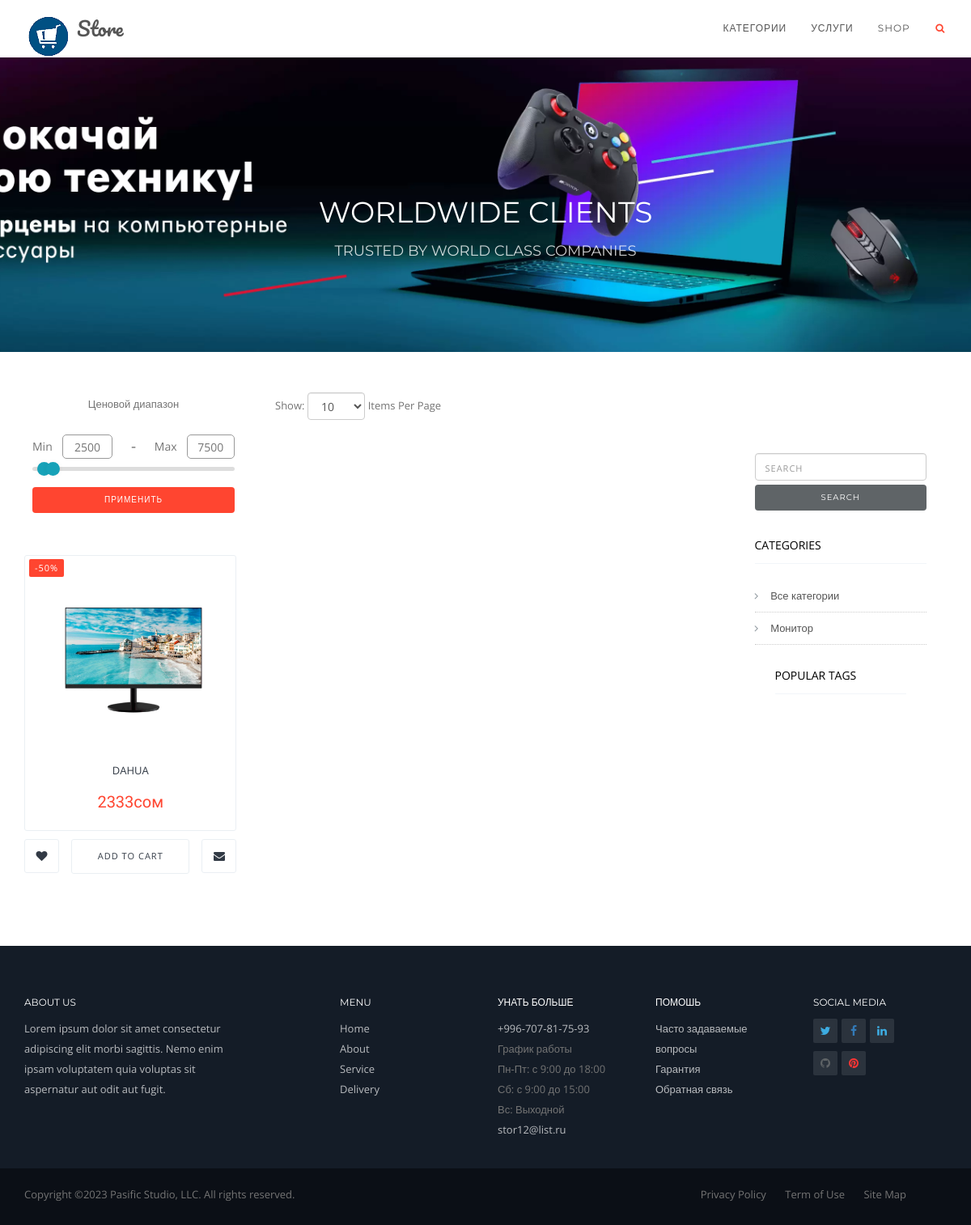
The page / on the database its author committed.
### store/models.py (models this page shows, shortened)
class Product(models.Model):
    title = models.CharField("Название товара", max_length=200)
    description = models.TextField("Описание")
    characteristic = models.TextField("Характеристика")
    poster = models.ImageField("Постер", upload_to="product/")
    price = models.PositiveIntegerField("Цена", default=0, help_text="указывать сумму в сомах")
    category = models.ForeignKey(
        Category, verbose_name="Категория", on_delete=models.PROTECT)
    available = models.ForeignKey(Available, verbose_name='Наличие товара', on_delete=models.SET_NULL, null=True)
    slug = models.SlugField(max_length=130, unique=True)
    draft = models.BooleanField("Черновик", default=False)
    def get_absolute_url(self):
        return reverse("store_detail", kwargs={"slug": self.category.slug, "post_slug": self.slug})
    class Meta:
        verbose_name = "Товар"
        verbose_name_plural = "Товары"
        ordering = ['price']

class Category(models.Model):
    name = models.CharField("Категория", max_length=150)
    slug = models.SlugField(max_length=160, unique=True)
    class Meta:
        verbose_name = 'Категория'
        verbose_name_plural = 'Категория'
        ordering = ['id']

### store/views.py (the view)
# urls.py: path('', views.HomeView.as_view(), name='home'),
class HomeView(ListView):
    model = Product
    paginate_by = 9
    template_name = "store/store_category_list.html"
    def get_queryset(self):
        category_slug = self.kwargs.get("slug")
        price_min = self.request.GET.get("price_min")
        price_max = self.request.GET.get("price_max")
        queryset = Product.objects.filter(draft=False)
        if price_min:
            queryset = queryset.filter(price__gte=price_min)
        if price_max:
            queryset = queryset.filter(price__lte=price_max)
        return queryset
    def get_context_data(self, **kwargs):
        context = super().get_context_data(**kwargs)
        context['filter_form'] = ProductFilterForm(self.request.GET)
        return context

### store/forms.py
class ProductFilterForm(forms.Form):
    price_min = forms.IntegerField(
        label="Минимальная цена",
        required=False,
        widget=forms.TextInput(attrs={"value": "2500", "class": "input-min", "type": "number"})
    )
    price_max = forms.IntegerField(
        label="Минимальная цена",
        required=False,
        widget=forms.TextInput(attrs={"value": "7500", "class": "input-max", "type": "number"})
    )

### store/templatetags/store_tag.py (called while the page is built)
def get_all_categories():
    return Category.objects.all()

@register.simple_tag()
def get_list_category():
    return get_all_categories()

### store/templates/store/store_category_list.html
{% extends 'store/base.html' %}
{% load static %}
{% block content %}
<header class="pt100 pb100 parallax-window-2 mt70" data-parallax="scroll" data-speed="0.5"
        data-image-src="{% static 'store/img/bg/promo.webp' %}" data-positionY="1000">
    <div class="intro-body text-center">
        <div class="container">
            <div class="row">
                <div class="col-md-12 pt50">
                    <h1 class="brand-heading font-montserrat text-uppercase color-light" data-in-effect="fadeInDown">
                        Worldwide Clients</h1>
                    <h4 class="brand-heading font-montserrat text-uppercase color-light alpha8"
                        data-in-effect="fadeInDown">Trusted by World Class Companies</h4>
                </div>
            </div>
        </div>
    </div>
</header>
<section id="shop" class="bg-light pt25">
    <div class="container">
        <div class="row">
            <div class="col-md-9 text-center">
                {% include 'store/tags/filter.html' %}
                {% include 'store/tags/list.html' %}
            </div>
            {% include 'include/sidebar.html' %}
        </div>
    </div>
</section>
{% endblock content %}

### store/templates/store/tags/list.html (shortened to what this page needs)
<div class="row">
    {% for product in product_list %}
    <div class="col-md-4 col-sm-4 col-xs-4">
        <div class="shop-item-container-in">
            <div class="shop-label bg-pasific">-50%</div>
            <div class="gallery2 center-block"><img src="{{ product.poster.url }}" alt="shop item" class="ramka center-block">
            </div>
            <a href="{{ product.get_absolute_url }}"><h4 class="shop-item-title">{{ product.title }}</h4></a>
            <span class="shop-item-price">{{ product.price }}сом</span>
        </div>
        <div class="row">
            <div class="col-sm-3 col-xs-3">
                <a href="#" class="add-to-wishlist" data-toggle="tooltip" title="Add to wishlist">
                    <i class="fa fa-heart"></i>
                </a>
            </div>
            <div class="col-sm-6 col-xs-6">
                <a href="#" class="add-to-cart">
                    Add to cart
                </a>
            </div>
            <div class="col-sm-3 col-xs-3">
                <a href="#" class="send-to-friend" data-toggle="tooltip" title="Send to friend">
                    <i class="fa fa-envelope"></i>
                </a>
            </div>
        </div>
    </div>
    {% endfor %}
    <div class="row mb25 animated" data-animation-delay="700">
        <div class="col-md-12 text-center">
        </div>
    </div>
</div>

### store/templates/include/sidebar.html (shortened to what this page needs)
{% load mptt_tags store_tag %}
<div id="sidebar" class="col-md-3 mt25 animated" data-animation="fadeInRight" data-animation-delay="250">
    <div class="mt75 pr25 pl25 clearfix">
        <form action="{% url 'search' %}" method="get">
            <div class="form-group">
                <input type="search" class="form-control" name="q" id="searchshop" placeholder="Search" required="">
            </div>
            <button type="submit" class="button button-sm button-block button-dark mt-10">Search</button>
        </form>
    </div>
    <div class="pr25 pl25 clearfix">
        <h5 class="mt25">
            Categories
        </h5>
        <ul class="shop-sidebar pl25">
            {% if cat_selected == 0 %}
            <li class="selected">Все категории</li>
            {% else %}
            <li><a href="{% url 'home' %}">Все категории</a></li>
            {% endif %}
            <ul>
                {% get_list_category as list_category %}
                {% for node in list_category %}
                <li class="selected"><a href="{% url 'list' node.slug %}">{{ node.name }}</a></li>
                {% endfor %}
            </ul>
        </ul>
        <div class="pr25 pl25 clearfix">
            <h5 class="mt25">
                Popular Tags
            </h5>
        </div>
    </div>
</div>

### static/store/css/main/setting.css (style rules this page uses)
.alpha8 { opacity: .8 !important; }
.color-light { color: #ffffff !important; }
.bg-light { background-color: #ffffff !important; }
.pt25 { padding-top: 25px; }
.pt50 { padding-top: 50px; }
.pt100 { padding-top: 100px; }
.pr25 { padding-right: 25px; }
.pb100 { padding-bottom: 100px; }
.pl25 { padding-left: 25px; }
.mt25 { margin-top: 25px; }
.mt70 { margin-top: 70px; }
.mt75 { margin-top: 75px; }
.mb25 { margin-bottom: 25px; }
.mt-10 { margin-top: -10px; }

### static/store/css/img.css (style rules this page uses)
.gallery2 { overflow: hidden; width: 200px; }
.gallery2 .ramka { float: left; margin-right: 10px; margin-bottom: 10px; }
.gallery2 img { width: 205px; height: 205px; }
.field input { width: 100%; height: 100%; outline: none; margin-left: 12px; border-radius: 5px; text-align: center; border: 1px solid #999; -moz-appearance: textfield; }

### static/store/css/color/pasific.css (style rules this page uses)
.mouse-icon .wheel, .navbar-pasific .navbar-toggle .icon-bar, .bg-pasific, .button-pasific-o:hover, .button.button-pasific, .button-3d.button-pasific, .nav-pills > li.active > a, .nav-pills > li.active > a:hover, .nav-pills > li.active > a:focus, .nav-pills-vertical li.active a, a.add-to-cart:hover, #blog form.blog-form-search button, .badge-pasific, .price-three .price-badge, #sidebar ul.tag li:hover, .irs-from, .irs-to, .irs-single, input[type=checkbox]:checked + label:before, .button-pasific.hover-fade:hover, .button-pasific.hover-fade:focus, .button-pasific.hover-fade:active, .button-pasific.hover-back-pulse:hover, .button-pasific.hover-back-pulse:focus, .button-pasific.hover-back-pulse:active, .button-pasific.hover-sweep-to-right:before, .button-pasific.hover-sweep-to-left:before, .button-pasific.hover-sweep-to-bottom:before, .button-pasific.hover-sweep-to-top:before, .button-pasific.hover-bounce-to-right:before, .button-pasific.hover-bounce-to-left:before, .button-pasific.hover-bounce-to-top:before, .button-pasific.hover-bounce-to-bottom:before, .button-pasific.hover-radial-out:before, .button-pasific.hover-rectangle-out:before, .button-pasific.hover-shutter-out-horizontal:before, .button-pasific.hover-shutter-out-vertical:before { background-color: #ff4530 !important; }
a:hover, a[class*="color-"]:hover, .heading, .heading-icon-o, .button-o.button-pasific, .header-search:hover, .color-pasific, .button-o.button-pasific, .w3_megamenu .dropdown-menu .withoutdesc ul li a:hover, .nav-tabs-vertical li a:hover, .nav-tabs-vertical li.active, .nav-tabs-vertical li.active a, .testimonial .testimonial-header i, .testimonial .testimonial-footer, .box-content a:hover, .modal-footer a:hover, .testimonial-container a:hover, #portfolioGrid .portfolio .portfolio-item a span:hover, #portfolioMasonry ul li a.active, #portfolioGrid ul li a.active, #portfolioMasonry .portfolio-masonry-one-item .portfolio-mask a, #portfolioGrid .portfolio .portfolio-item a span:hover, #blog a:hover i.fa, #blog nav ul li a:hover, #blog nav ul li.active a, #blog ul.pagination li a:hover, .blog-one .blog-one-attrib .blog-author-name, .blog-one .blog-one-footer i, .blog-one .blog-one-footer a:hover, .blog-attrib-container a:hover, .blog-post-read-tag a:hover, #blog .blog-sidebar-popular-post-container a:hover, .shop-item-price, .shop-layout:hover, .shop-control-prev:hover, .shop-control-next:hover, #portfolio ul li a.active, #portfolioNoGutter ul li a.active, #portfolio .portfolio-mask p a, #portfolio .portfolio-mask .portfolio-mask-attr span a:hover, #shop .shop-layout ul li.active a, #shop ul.pagination li a:hover, #shop ul.shop-sidebar li.active a, #shop ul.shop-sidebar li a:hover, .feature-container-in:hover > div.feature-icon, #footer ul li a:hover, .copyright i.fa, .typed-cursor { color: #ff4530; }

### rows shown on the page
Product: poster (picture), title "DAHUA", price "2333"
Category: name "Монитор"
